Frame 1 (no input): blank canvas, image omitted
Frame 60 (the mouse pressed at the canvas centre just before this capture): blank canvas, image omitted
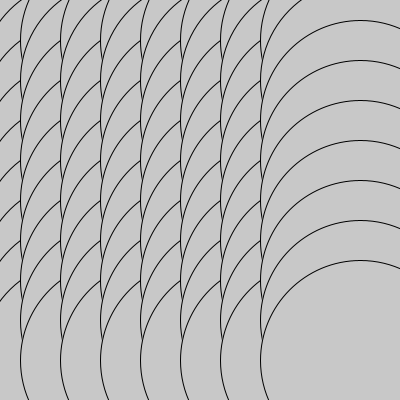
Frame 120 (the mouse held since frame 60 and released just before this capture)

The Processing sketch whose frames 1 and 60 were blank and that drew this single picture after the mouse press (run headless with seeded random() and noise(); from frame 60 on, the mouse is pressed at the canvas centre):

// Processing sketch: travis_tighe_exercise_3
// ── travis_tighe_exercise_3.pde
//EXERCISE 3: PATTERN/GRID
/* OK, so here I was having some trouble using the lerp
function to make a grid so I started looking into other methods,
and found the WHILE function to be very intuative.
I played around with some of the mouse function as well.
*/


void setup(){
size(400, 400);
background(200, 59, 89);
}



void draw(){

  int e = mouseX;
  int w = mouseY;
  
  
float x = 40;
while (x < width) {
  float y = 40;
  while(y < height) {
   fill(mouseX, mouseY, 200); 
    ellipse(x, y, e, w);
     y = y + 40;
  }
 
  x = x + 40 ;

}

}
